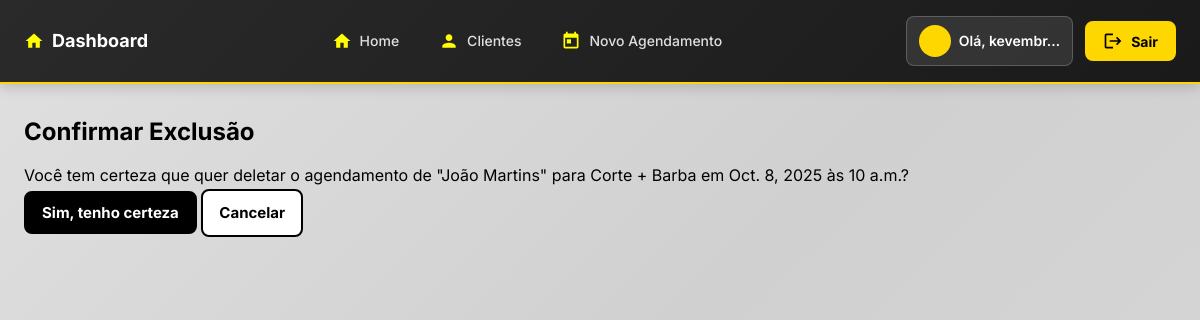
The app's page /agendar/deletar/21/ (signed in) with its own data.
### agendamentos/models.py (models this page shows, shortened)
class Agendamento(models.Model):
    STATUS_CHOICES = [
        ('confirmado', 'Pendente'),
        ('a_caminho', 'À caminho'),
        ('concluido', 'Concluído'),
        ('cancelado', 'Cancelado'),
    ]
    cliente = models.ForeignKey(Cliente, on_delete=models.SET_NULL, null=True, blank=True, related_name='agendamentos')
    servico = models.ForeignKey(Servico, on_delete=models.PROTECT)
    data = models.DateField()
    hora = models.TimeField()
    status = models.CharField(max_length=15, choices=STATUS_CHOICES, default='confirmado')
    observacoes = models.TextField(blank=True, null=True)
    criado_em = models.DateTimeField(auto_now_add=True)
    class Meta:
        ordering = ['-data', '-hora']

class Cliente(models.Model):
    nome = models.CharField(max_length=100)
    telefone = models.CharField(max_length=15, unique=True, blank=True, null=True)
    endereco = models.TextField(blank=True, null=True, help_text="Endereço completo do cliente")
    observacoes = models.TextField(blank=True, null=True)

class Servico(models.Model):
    nome = models.CharField(max_length=100)
    descricao = models.TextField(blank=True, null=True)
    duracao = models.IntegerField(help_text="Duração em minutos")
    preco = models.DecimalField(max_digits=6, decimal_places=2)
    ativo = models.BooleanField(default=True)

### agendamentos/views.py (the view)
# urls.py: path('agendar/deletar/<int:pk>/', views.deletar_agendamento, name='deletar_agendamento'),
@login_required
def deletar_agendamento(request, pk):
    agendamento = get_object_or_404(Agendamento, pk=pk)
    if request.method == 'POST':
        agendamento.delete()
        messages.success(request, 'Agendamento deletado com sucesso!')
        return redirect('painel_barbeiro')
    return render(request, 'agendamentos/agendamento_confirm_delete.html', {'agendamento': agendamento})

### agendamentos/templates/agendamentos/agendamento_confirm_delete.html (shortened to what this page needs)
{% extends 'agendamentos/base.html' %}
{% block content %}
  <h2>Confirmar Exclusão</h2>
  <p>Você tem certeza que quer deletar o agendamento de "{{ agendamento.cliente.nome }}" para {{ agendamento.servico.nome }} em {{ agendamento.data }} às {{ agendamento.hora }}?</p>
  <form method="post">
    <button type="submit" class="btn btn-danger">Sim, tenho certeza</button>
    <a href="{% url 'painel_barbeiro' %}" class="btn btn-secondary">Cancelar</a>
  </form>
{% endblock %}

### agendamentos/templates/agendamentos/base.html (shortened to what this page needs)
{% load static %}
<!DOCTYPE html>
<html lang="pt-BR">
<head>
    <link rel="stylesheet" href="{% static 'agendamentos/style.css' %}">
</head>
<body>
    <header class="main-header">
        <div class="header-container">
            <div class="header-brand">
                <a href="{% url 'home' %}" class="brand-link">
                    <span class="icon icon-home brand-icon"></span>
                    <span class="brand-text">Dashboard</span>
                </a>
            </div>
            <nav class="header-nav">
                <ul class="nav-menu">
                    <li class="nav-item">
                        <a href="{% url 'home' %}" class="nav-link {% if request.resolver_match.url_name == 'painel_barbeiro' %}active{% endif %}">
                            <span class="icon icon-home"></span>
                            <span class="nav-text">Home</span>
                        </a>
                    </li>
                    {% if user.is_authenticated %}
                        <li class="nav-item">
                            <a href="{% url 'lista_clientes' %}" class="nav-link {% if request.resolver_match.url_name == 'lista_clientes' %}active{% endif %}">
                                <span class="icon icon-user"></span>
                                <span class="nav-text">Clientes</span>
                            </a>
                        </li>
                        <li class="nav-item">
                            <a href="{% url 'agendar' %}" class="nav-link {% if request.resolver_match.url_name == 'agendar' %}active{% endif %}">
                                <span class="icon icon-calendar"></span>
                                <span class="nav-text">Novo Agendamento</span>
                            </a>
                        </li>
                    {% endif %}
                </ul>
            </nav>
            <div class="header-actions">
                {% if user.is_authenticated %}
                    <div class="user-info">
                        <span class="user-avatar">
                            <span class="icon icon-user"></span>
                        </span>
                        <span class="user-name">Olá, {{ user.first_name|default:user.username|truncatechars:8 }}</span>
                    </div>
                    <form class="logout-form" action="{% url 'logout' %}" method="post">
                        <button type="submit" class="logout-btn">
                            <span class="icon icon-logout"></span>
                            <span class="logout-text">Sair</span>
                        </button>
                    </form>
                {% else %}
                    <a href="{% url 'login' %}" class="login-btn">
                        <span class="icon icon-lock"></span>
                        <span class="login-text">Entrar</span>
                    </a>
                {% endif %}
            </div>
        </div>
    </header>
    <div class="container">
        {% block content %}{% endblock %}
    </div>
</body>
</html>

### records on screen
Agendamento: cliente.nome "João Martins", servico.nome "Corte + Barba", data "Oct. 8, 2025", hora "10 a.m."

### other values on screen
{{ user.first_name|default:user.username|truncatechars:8 }} "kevembr…"
